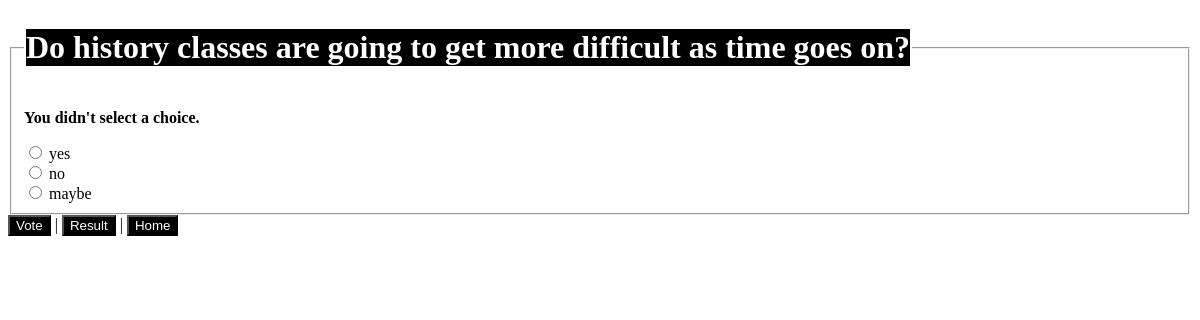
/polls/12/vote/, run on the app's committed database.
### polls/models.py (models this page shows, shortened)
class Question(models.Model):
    question_text = models.CharField(max_length=200)
    pub_date = models.DateTimeField('date published')
    end_date = models.DateTimeField('date expired', null=True, default=None, blank=True)

class Choice(models.Model):
    question = models.ForeignKey(Question, on_delete=models.CASCADE)
    choice_text = models.CharField(max_length=200)

### polls/views.py (the view, shortened to what this page needs)
# urls.py: path('<int:question_id>/vote/', views.vote, name='vote'),
def vote(request, question_id):
    user = request.user
    question = get_object_or_404(Question, pk=question_id)
    try:
        selected_choice = question.choice_set.get(pk=request.POST['choice'])
    except (KeyError, Choice.DoesNotExist):
        return render(request, 'polls/detail.html', {
            'question': question,
            'error_message': "You didn't select a choice.",
        })

### polls/templates/polls/detail.html (shortened to what this page needs)
{% load static %}
<link rel="stylesheet" href="{% static 'polls/style.css' %}">
<form action="{% url 'polls:vote' question.id %}" method="post">
<fieldset>
    <legend><h1>{{ question.question_text }}</h1></legend>
    {% if error_message %}<p><strong>{{ error_message }}</strong></p>{% endif %}
    {% for choice in question.choice_set.all %}
        {% if check == choice.choice_text %}
            <input type="radio" name="choice" id="selected" value="{{ choice.id }}" checked>
            <label for="choice{{ forloop.counter }}">{{ choice.choice_text }}</label><br>
        {% else %}
            <input type="radio" name="choice" id="choice{{ forloop.counter }}" value="{{ choice.id }}" >
            <label for="choice{{ forloop.counter }}">{{ choice.choice_text }}</label><br>
        {% endif %}
    {% endfor %}
</fieldset>
<input type="submit" value="Vote"> | <a href="{% url 'polls:results' question.id %}"><button type="button">Result</button></a> | <a href="{% url 'polls:index' %}"><button type="button">Home</button></a>
</form>

### polls/static/polls/style.css (style rules this page uses)
button { background: black; color: white; }
input { background: black; color: white; }
h1 { background: black; color: white; text-align: center; }

### data on the page
Question: question_text "Do history classes are going to get more difficult as time goes on?"
Choice: choice_text "yes"
Choice: choice_text "no"
Choice: choice_text "maybe"

### other printed values
{{ error_message }} "You didn't select a choice."
